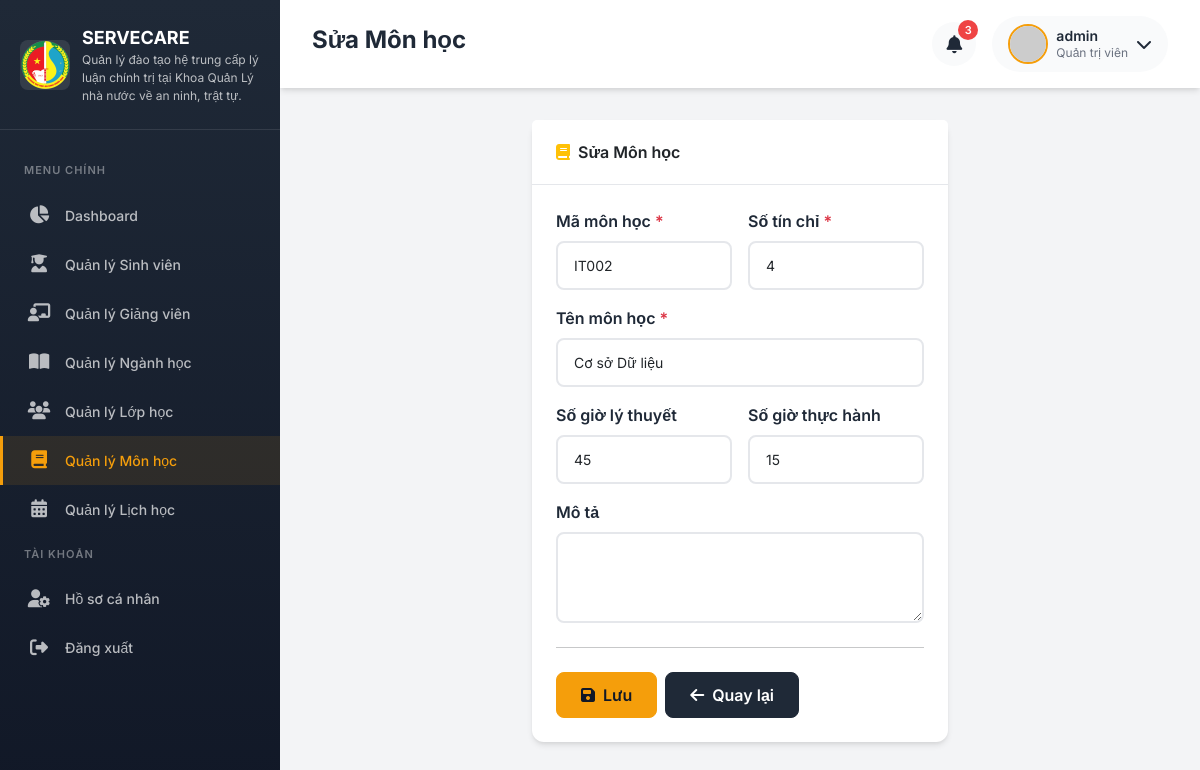
The app's page /admin/subjects/edit/2 (signed in) with its own data.
### app/models.py (models this page shows, shortened)
class User(UserMixin, db.Model):
    __tablename__ = 'users'
    id = db.Column(db.Integer, primary_key=True)
    username = db.Column(db.String(64), unique=True, nullable=False, index=True)
    email = db.Column(db.String(120), unique=True, nullable=False, index=True)
    password_hash = db.Column(db.String(256), nullable=False)
    role = db.Column(db.String(20), nullable=False, default='student')  # admin, lecturer, student
    avatar = db.Column(db.String(200), default='default_avatar.png')
    is_active = db.Column(db.Boolean, default=True)
    created_at = db.Column(db.DateTime, default=datetime.utcnow)
    updated_at = db.Column(db.DateTime, default=datetime.utcnow, onupdate=datetime.utcnow)
    student = db.relationship('Student', backref='user', uselist=False, lazy=True)
    lecturer = db.relationship('Lecturer', backref='user', uselist=False, lazy=True)
    def is_admin(self):
        return self.role == 'admin'
    def get_display_name(self):
        if self.role == 'student' and self.student:
            return self.student.full_name
        elif self.role == 'lecturer' and self.lecturer:
            return self.lecturer.full_name
        return self.username

class Subject(db.Model):
    __tablename__ = 'subjects'
    id = db.Column(db.Integer, primary_key=True)
    code = db.Column(db.String(20), unique=True, nullable=False)
    name = db.Column(db.String(100), nullable=False)
    credits = db.Column(db.Integer, nullable=False, default=3)
    description = db.Column(db.Text)
    theory_hours = db.Column(db.Integer, default=30)  # Số giờ lý thuyết
    practice_hours = db.Column(db.Integer, default=15)  # Số giờ thực hành
    created_at = db.Column(db.DateTime, default=datetime.utcnow)
    schedules = db.relationship('Schedule', backref='subject', lazy='dynamic')
    grades = db.relationship('Grade', backref='subject', lazy='dynamic')
    materials = db.relationship('Material', backref='subject', lazy='dynamic')

### app/routes/admin.py (the view, shortened to what this page needs)
@admin_bp.route('/subjects/edit/<int:id>', methods=['GET', 'POST'])
@login_required
@admin_required
def edit_subject(id):
    subject = Subject.query.get_or_404(id)
    form = SubjectForm(obj=subject)
    return render_template('admin/subjects/form.html', form=form, title='Sửa Môn học', subject=subject)

### app/routes/admin.py
class SubjectForm(FlaskForm):
    code = StringField('Mã môn học', validators=[DataRequired(), Length(max=20)])
    name = StringField('Tên môn học', validators=[DataRequired(), Length(max=100)])
    credits = IntegerField('Số tín chỉ', validators=[DataRequired(), NumberRange(min=1, max=10)])
    theory_hours = IntegerField('Số giờ lý thuyết', validators=[Optional()])
    practice_hours = IntegerField('Số giờ thực hành', validators=[Optional()])
    description = TextAreaField('Mô tả', validators=[Optional()])

### app/models.py (called while the page is built)
@login_manager.user_loader
def load_user(user_id):
    return User.query.get(int(user_id))

### app/routes/auth.py (called while the page is built)
def admin_required(f):
    @wraps(f)
    def decorated_function(*args, **kwargs):
        if not current_user.is_authenticated or not current_user.is_admin():
            flash('Bạn không có quyền truy cập trang này!', 'danger')
            return redirect(url_for('main.index'))
        return f(*args, **kwargs)
    return decorated_function

### app/templates/admin/subjects/form.html (shortened to what this page needs)
{% extends "base.html" %}
{% block page_title %}{{ title }}{% endblock %}
{% block content %}
<div class="row justify-content-center">
    <div class="col-lg-6">
        <div class="card fade-in">
            <div class="card-header">
                <i class="fas fa-book me-2 text-warning"></i>{{ title }}
            </div>
            <div class="card-body">
                <form method="POST">
                    <div class="row g-3">
                        <div class="col-md-6">
                            <label class="form-label">Mã môn học <span class="text-danger">*</span></label>
                            {{ form.code(class="form-control", placeholder="VD: IT001") }}
                        </div>
                        <div class="col-md-6">
                            <label class="form-label">Số tín chỉ <span class="text-danger">*</span></label>
                            {{ form.credits(class="form-control", placeholder="3") }}
                        </div>
                        <div class="col-12">
                            <label class="form-label">Tên môn học <span class="text-danger">*</span></label>
                            {{ form.name(class="form-control", placeholder="Nhập tên môn học") }}
                        </div>
                        <div class="col-md-6">
                            <label class="form-label">Số giờ lý thuyết</label>
                            {{ form.theory_hours(class="form-control", placeholder="30") }}
                        </div>
                        <div class="col-md-6">
                            <label class="form-label">Số giờ thực hành</label>
                            {{ form.practice_hours(class="form-control", placeholder="15") }}
                        </div>
                        <div class="col-12">
                            <label class="form-label">Mô tả</label>
                            {{ form.description(class="form-control", rows="3") }}
                        </div>
                    </div>
                    <hr class="my-4">
                    <div class="d-flex gap-2">
                        <button type="submit" class="btn btn-primary"><i class="fas fa-save me-2"></i>Lưu</button>
                        <a href="{{ url_for('admin.subjects') }}" class="btn btn-secondary"><i class="fas fa-arrow-left me-2"></i>Quay lại</a>
                    </div>
                </form>
            </div>
        </div>
    </div>
</div>
{% endblock %}

### app/templates/base.html (shortened to what this page needs)
<!DOCTYPE html>
<html lang="vi">
<head>
    <link href="https://cdn.jsdelivr.net/npm/bootstrap@5.3.2/dist/css/bootstrap.min.css" rel="stylesheet">
    <link href="https://cdnjs.cloudflare.com/ajax/libs/font-awesome/6.5.1/css/all.min.css" rel="stylesheet">
</head>
<body>
    {% if current_user.is_authenticated %}
    <aside class="sidebar">
        <div class="sidebar-header">
            <a href="{{ url_for('main.index') }}" class="sidebar-brand">
                <img src="{{ url_for('static', filename='images/logo.png') }}" alt="Logo" class="sidebar-logo">
                <div class="sidebar-brand-text">
                    {{ app_short_name }}
                    <small>Quản lý đào tạo hệ trung cấp lý luận chính trị tại Khoa Quản Lý nhà nước về an ninh, trật tự.
</small>
                </div>
            </a>
        </div>
        <nav class="sidebar-menu">
            <div class="menu-label">Menu chính</div>
            {% if current_user.is_admin() %}
            <a href="{{ url_for('admin.dashboard') }}" class="menu-item {% if request.endpoint == 'admin.dashboard' %}active{% endif %}">
                <i class="fas fa-chart-pie"></i>
                <span>Dashboard</span>
            </a>
            <a href="{{ url_for('admin.students') }}" class="menu-item {% if 'student' in request.endpoint %}active{% endif %}">
                <i class="fas fa-user-graduate"></i>
                <span>Quản lý Sinh viên</span>
            </a>
            <a href="{{ url_for('admin.lecturers') }}" class="menu-item {% if 'lecturer' in request.endpoint %}active{% endif %}">
                <i class="fas fa-chalkboard-teacher"></i>
                <span>Quản lý Giảng viên</span>
            </a>
            <a href="{{ url_for('admin.majors') }}" class="menu-item {% if 'major' in request.endpoint %}active{% endif %}">
                <i class="fas fa-book-open"></i>
                <span>Quản lý Ngành học</span>
            </a>
            <a href="{{ url_for('admin.classrooms') }}" class="menu-item {% if 'classroom' in request.endpoint %}active{% endif %}">
                <i class="fas fa-users"></i>
                <span>Quản lý Lớp học</span>
            </a>
            <a href="{{ url_for('admin.subjects') }}" class="menu-item {% if 'subject' in request.endpoint %}active{% endif %}">
                <i class="fas fa-book"></i>
                <span>Quản lý Môn học</span>
            </a>
            <a href="{{ url_for('admin.schedules') }}" class="menu-item {% if 'schedule' in request.endpoint %}active{% endif %}">
                <i class="fas fa-calendar-alt"></i>
                <span>Quản lý Lịch học</span>
            </a>
            {% endif %}
            <div class="menu-label">Tài khoản</div>
            <a href="{{ url_for('auth.profile') }}" class="menu-item">
                <i class="fas fa-user-cog"></i>
                <span>Hồ sơ cá nhân</span>
            </a>
            <a href="{{ url_for('auth.logout') }}" class="menu-item">
                <i class="fas fa-sign-out-alt"></i>
                <span>Đăng xuất</span>
            </a>
        </nav>
    </aside>
    <main class="main-content">
        <header class="top-navbar">
            <h1 class="page-title">{% block page_title %}Dashboard{% endblock %}</h1>
            <div class="navbar-actions">
                <button class="notification-btn">
                    <i class="fas fa-bell"></i>
                    <span class="notification-badge">3</span>
                </button>
                <div class="user-dropdown dropdown">
                    <div class="d-flex align-items-center" data-bs-toggle="dropdown">
                        <img src="{{ url_for('static', filename='uploads/avatars/' ~ (current_user.avatar or 'default_avatar.png')) }}"
                             alt="Avatar" class="user-avatar"
                             onerror="this.src='https://ui-avatars.com/api/?name={{ current_user.get_display_name() }}&background=F59E0B&color=1F2937'">
                        <div class="user-info ms-2">
                            <div class="user-name">{{ current_user.get_display_name() }}</div>
                            <div class="user-role">
                                {% if current_user.is_admin() %}Quản trị viên
                                {% elif current_user.is_lecturer() %}Giảng viên
                                {% else %}Sinh viên{% endif %}
                            </div>
                        </div>
                        <i class="fas fa-chevron-down ms-2"></i>
                    </div>
                </div>
            </div>
        </header>
        <div class="page-content">
            {% block content %}{% endblock %}
        </div>
    </main>
    {% else %}
    {% block auth_content %}{% endblock %}
    {% endif %}
</body>
</html>

### app/templates/base.html (style rules this page uses)
:root { --primary: #F59E0B; --primary-dark: #D97706; --primary-light: #FCD34D; --secondary: #1F2937; --secondary-light: #374151; --dark: #111827; --light: #F9FAFB; --success: #10B981; --danger: #EF4444; --warning: #F59E0B; --info: #3B82F6; --border-radius: 12px; --shadow: 0 4px 6px -1px rgba(0, 0, 0, 0.1), 0 2px 4px -1px rgba(0, 0, 0, 0.06); --shadow-lg: 0 10px 15px -3px rgba(0, 0, 0, 0.1), 0 4px 6px -2px rgba(0, 0, 0, 0.05); }
* { margin: 0; padding: 0; box-sizing: border-box; }
body { font-family: 'Inter', sans-serif; background-color: #F3F4F6; color: var(--secondary); min-height: 100vh; }
.sidebar { position: fixed; top: 0; left: 0; width: 280px; height: 100vh; background: linear-gradient(180deg, var(--secondary) 0%, var(--dark) 100%); color: white; z-index: 1000; transition: all 0.3s ease; overflow-y: auto; }
.sidebar-header { padding: 24px 20px; border-bottom: 1px solid rgba(255, 255, 255, 0.1); }
.sidebar-brand { display: flex; align-items: center; gap: 12px; text-decoration: none; color: white; }
.sidebar-logo { width: 50px; height: 50px; object-fit: contain; border-radius: 8px; }
.sidebar-brand-text { font-size: 18px; font-weight: 700; }
.sidebar-brand-text small { font-size: 12px; font-weight: 400; opacity: 0.7; display: block; }
.sidebar-menu { padding: 20px 0; }
.menu-label { padding: 12px 24px; font-size: 11px; font-weight: 600; text-transform: uppercase; letter-spacing: 1px; color: rgba(255, 255, 255, 0.4); }
.menu-item { display: flex; align-items: center; padding: 14px 24px; color: rgba(255, 255, 255, 0.7); text-decoration: none; transition: all 0.2s ease; border-left: 3px solid transparent; gap: 14px; }
.menu-item.active { background: rgba(245, 158, 11, 0.1); color: var(--primary); border-left-color: var(--primary); }
.menu-item i { font-size: 18px; width: 24px; text-align: center; }
.menu-item span { font-size: 14px; font-weight: 500; }
.main-content { margin-left: 280px; min-height: 100vh; transition: all 0.3s ease; }
.top-navbar { background: white; padding: 16px 32px; display: flex; justify-content: space-between; align-items: center; box-shadow: var(--shadow); position: sticky; top: 0; z-index: 100; }
.page-title { font-size: 24px; font-weight: 700; color: var(--secondary); }
.navbar-actions { display: flex; align-items: center; gap: 16px; }
.notification-btn { width: 44px; height: 44px; border-radius: 50%; border: none; background: var(--light); color: var(--secondary); font-size: 18px; cursor: pointer; position: relative; transition: all 0.2s ease; }
.notification-badge { position: absolute; top: -2px; right: -2px; width: 20px; height: 20px; background: var(--danger); color: white; font-size: 11px; font-weight: 600; border-radius: 50%; display: flex; align-items: center; justify-content: center; }
.user-dropdown { display: flex; align-items: center; gap: 12px; padding: 8px 16px; background: var(--light); border-radius: 50px; cursor: pointer; transition: all 0.2s ease; }
.user-avatar { width: 40px; height: 40px; border-radius: 50%; object-fit: cover; border: 2px solid var(--primary); }
.user-info { line-height: 1.3; }
.user-name { font-size: 14px; font-weight: 600; color: var(--secondary); }
.user-role { font-size: 12px; color: #6B7280; }
.page-content { padding: 32px; }
.card { border: none; border-radius: var(--border-radius); box-shadow: var(--shadow); transition: all 0.3s ease; }
.card-header { background: white; border-bottom: 1px solid #E5E7EB; padding: 20px 24px; font-weight: 600; }
.card-body { padding: 24px; }
.btn-primary { background: var(--primary); border-color: var(--primary); color: var(--dark); font-weight: 600; padding: 10px 24px; border-radius: 8px; transition: all 0.2s ease; }
.btn-secondary { background: var(--secondary); border-color: var(--secondary); color: white; font-weight: 600; padding: 10px 24px; border-radius: 8px; }
.form-control, .form-select { border: 2px solid #E5E7EB; border-radius: 8px; padding: 12px 16px; font-size: 14px; transition: all 0.2s ease; }
.form-label { font-weight: 600; color: var(--secondary); margin-bottom: 8px; }
.fade-in { animation: fadeIn 0.3s ease forwards; }

### records on screen
User: get_display_name "admin"
Subject: code "IT002", credits "4", name "Cơ sở Dữ liệu", theory_hours "45", practice_hours "15"

### other values on screen
{{ app_short_name }} "SERVECARE"
{{ title }} "Sửa Môn học"
